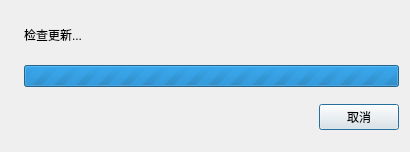
<?xml version="1.0" encoding="UTF-8"?>
<ui version="4.0">
 <class>ProgressDialog</class>
 <widget class="QDialog" name="ProgressDialog">
  <property name="geometry">
   <rect>
    <x>0</x>
    <y>0</y>
    <width>410</width>
    <height>152</height>
   </rect>
  </property>
  <property name="windowTitle">
   <string>Software Updater</string>
  </property>
  <layout class="QHBoxLayout" name="horizontalLayout">
   <property name="sizeConstraint">
    <enum>QLayout::SetMinimumSize</enum>
   </property>
   <item>
    <widget class="QLabel" name="ui_icon">
     <property name="text">
      <string/>
     </property>
     <property name="pixmap">
      <pixmap resource="../../res/qsu_resources.qrc">:/icons/update.png</pixmap>
     </property>
    </widget>
   </item>
   <item>
    <widget class="QWidget" name="widget" native="true">
     <layout class="QVBoxLayout" name="verticalLayout">
      <property name="leftMargin">
       <number>0</number>
      </property>
      <property name="topMargin">
       <number>0</number>
      </property>
      <property name="rightMargin">
       <number>0</number>
      </property>
      <property name="bottomMargin">
       <number>0</number>
      </property>
      <item>
       <widget class="QLabel" name="ui_progress_bar">
        <property name="text">
         <string>检查更新...</string>
        </property>
       </widget>
      </item>
      <item>
       <widget class="QProgressBar" name="progressBar">
        <property name="minimumSize">
         <size>
          <width>250</width>
          <height>0</height>
         </size>
        </property>
        <property name="maximum">
         <number>0</number>
        </property>
        <property name="value">
         <number>-1</number>
        </property>
        <property name="invertedAppearance">
         <bool>false</bool>
        </property>
       </widget>
      </item>
      <item>
       <widget class="QWidget" name="button_widget" native="true">
        <layout class="QHBoxLayout" name="horizontalLayout_2">
         <property name="spacing">
          <number>0</number>
         </property>
         <property name="leftMargin">
          <number>0</number>
         </property>
         <property name="topMargin">
          <number>0</number>
         </property>
         <property name="rightMargin">
          <number>0</number>
         </property>
         <property name="bottomMargin">
          <number>0</number>
         </property>
         <item>
          <spacer name="horizontalSpacer">
           <property name="orientation">
            <enum>Qt::Horizontal</enum>
           </property>
           <property name="sizeHint" stdset="0">
            <size>
             <width>40</width>
             <height>20</height>
            </size>
           </property>
          </spacer>
         </item>
         <item>
          <widget class="QPushButton" name="ui_cancel_button">
           <property name="text">
            <string>取消</string>
           </property>
          </widget>
         </item>
        </layout>
       </widget>
      </item>
     </layout>
    </widget>
   </item>
  </layout>
 </widget>
 <resources>
  <include location="../../res/qsu_resources.qrc"/>
 </resources>
 <connections/>
</ui>
